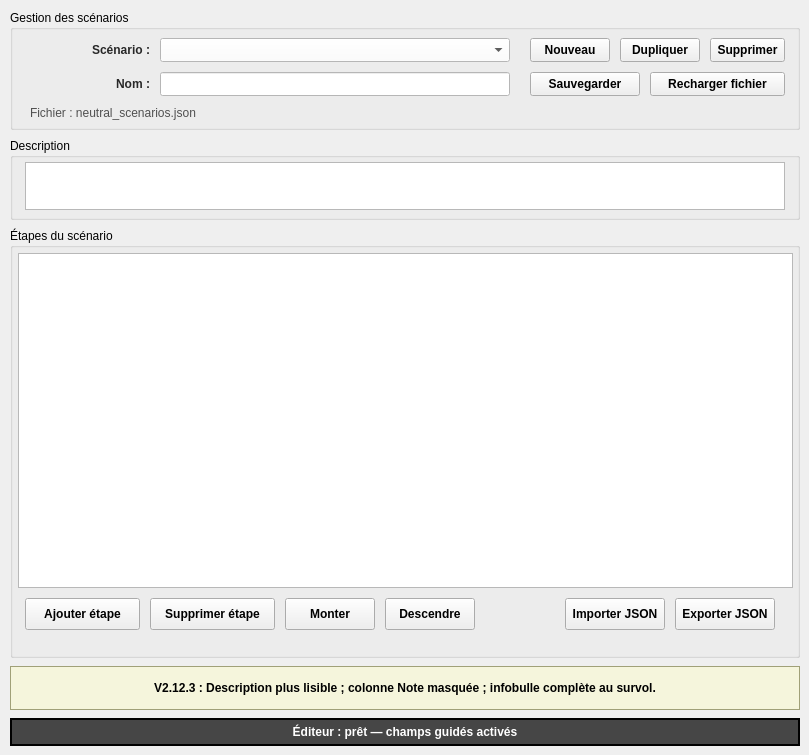
    <widget class="QWidget" name="tab_neutral_scenario_editor">
     <attribute name="title">
      <string>Editeur Scénario Neutral</string>
     </attribute>
     <widget class="QGroupBox" name="groupBox_editor_scenarios">
      <property name="geometry">
       <rect>
        <x>10</x>
        <y>10</y>
        <width>790</width>
        <height>120</height>
       </rect>
      </property>
      <property name="title">
       <string>Gestion des scénarios</string>
      </property>
      <widget class="QLabel" name="label_editor_liste">
       <property name="geometry">
        <rect>
         <x>20</x>
         <y>28</y>
         <width>120</width>
         <height>24</height>
        </rect>
       </property>
       <property name="styleSheet">
        <string>font-weight: bold; color: rgb(40,40,40);</string>
       </property>
       <property name="text">
        <string>Scénario :</string>
       </property>
       <property name="alignment">
        <set>Qt::AlignmentFlag::AlignRight|Qt::AlignmentFlag::AlignTrailing|Qt::AlignmentFlag::AlignVCenter</set>
       </property>
      </widget>
      <widget class="QComboBox" name="comboBox_editor_scenarios">
       <property name="geometry">
        <rect>
         <x>150</x>
         <y>28</y>
         <width>350</width>
         <height>24</height>
        </rect>
       </property>
       <property name="styleSheet">
        <string>background-color: white; color: black;</string>
       </property>
      </widget>
      <widget class="QPushButton" name="pushButton_editor_nouveau">
       <property name="geometry">
        <rect>
         <x>520</x>
         <y>28</y>
         <width>80</width>
         <height>24</height>
        </rect>
       </property>
       <property name="styleSheet">
        <string>font-weight: bold;</string>
       </property>
       <property name="text">
        <string>Nouveau</string>
       </property>
      </widget>
      <widget class="QPushButton" name="pushButton_editor_dupliquer">
       <property name="geometry">
        <rect>
         <x>610</x>
         <y>28</y>
         <width>80</width>
         <height>24</height>
        </rect>
       </property>
       <property name="styleSheet">
        <string>font-weight: bold;</string>
       </property>
       <property name="text">
        <string>Dupliquer</string>
       </property>
      </widget>
      <widget class="QPushButton" name="pushButton_editor_supprimer">
       <property name="geometry">
        <rect>
         <x>700</x>
         <y>28</y>
         <width>75</width>
         <height>24</height>
        </rect>
       </property>
       <property name="styleSheet">
        <string>font-weight: bold;</string>
       </property>
       <property name="text">
        <string>Supprimer</string>
       </property>
      </widget>
      <widget class="QLabel" name="label_editor_nom">
       <property name="geometry">
        <rect>
         <x>20</x>
         <y>62</y>
         <width>120</width>
         <height>24</height>
        </rect>
       </property>
       <property name="styleSheet">
        <string>font-weight: bold; color: rgb(40,40,40);</string>
       </property>
       <property name="text">
        <string>Nom :</string>
       </property>
       <property name="alignment">
        <set>Qt::AlignmentFlag::AlignRight|Qt::AlignmentFlag::AlignTrailing|Qt::AlignmentFlag::AlignVCenter</set>
       </property>
      </widget>
      <widget class="QLineEdit" name="lineEdit_editor_nom">
       <property name="geometry">
        <rect>
         <x>150</x>
         <y>62</y>
         <width>350</width>
         <height>24</height>
        </rect>
       </property>
       <property name="styleSheet">
        <string>background-color: white; color: black;</string>
       </property>
       <property name="text">
        <string/>
       </property>
      </widget>
      <widget class="QPushButton" name="pushButton_editor_sauvegarder">
       <property name="geometry">
        <rect>
         <x>520</x>
         <y>62</y>
         <width>110</width>
         <height>24</height>
        </rect>
       </property>
       <property name="styleSheet">
        <string>font-weight: bold;</string>
       </property>
       <property name="text">
        <string>Sauvegarder</string>
       </property>
      </widget>
      <widget class="QPushButton" name="pushButton_editor_recharger">
       <property name="geometry">
        <rect>
         <x>640</x>
         <y>62</y>
         <width>135</width>
         <height>24</height>
        </rect>
       </property>
       <property name="styleSheet">
        <string>font-weight: bold;</string>
       </property>
       <property name="text">
        <string>Recharger fichier</string>
       </property>
      </widget>
      <widget class="QLabel" name="label_editor_fichier">
       <property name="geometry">
        <rect>
         <x>20</x>
         <y>94</y>
         <width>755</width>
         <height>18</height>
        </rect>
       </property>
       <property name="styleSheet">
        <string>color: rgb(80,80,80);</string>
       </property>
       <property name="text">
        <string>Fichier : neutral_scenarios.json</string>
       </property>
       <property name="alignment">
        <set>Qt::AlignmentFlag::AlignLeading|Qt::AlignmentFlag::AlignLeft|Qt::AlignmentFlag::AlignVCenter</set>
       </property>
      </widget>
     </widget>
     <widget class="QGroupBox" name="groupBox_editor_description">
      <property name="geometry">
       <rect>
        <x>10</x>
        <y>138</y>
        <width>790</width>
        <height>82</height>
       </rect>
      </property>
      <property name="title">
       <string>Description</string>
      </property>
      <widget class="QTextEdit" name="textEdit_editor_description">
       <property name="geometry">
        <rect>
         <x>15</x>
         <y>24</y>
         <width>760</width>
         <height>48</height>
        </rect>
       </property>
      </widget>
     </widget>
     <widget class="QGroupBox" name="groupBox_editor_steps">
      <property name="geometry">
       <rect>
        <x>10</x>
        <y>228</y>
        <width>790</width>
        <height>430</height>
       </rect>
      </property>
      <property name="title">
       <string>Étapes du scénario</string>
      </property>
      <widget class="QTableWidget" name="tableWidget_editor_steps">
       <property name="geometry">
        <rect>
         <x>8</x>
         <y>25</y>
         <width>775</width>
         <height>335</height>
        </rect>
       </property>
      </widget>
      <widget class="QPushButton" name="pushButton_editor_ajouter_etape">
       <property name="geometry">
        <rect>
         <x>15</x>
         <y>370</y>
         <width>115</width>
         <height>32</height>
        </rect>
       </property>
       <property name="styleSheet">
        <string>font-weight: bold;</string>
       </property>
       <property name="text">
        <string>Ajouter étape</string>
       </property>
      </widget>
      <widget class="QPushButton" name="pushButton_editor_supprimer_etape">
       <property name="geometry">
        <rect>
         <x>140</x>
         <y>370</y>
         <width>125</width>
         <height>32</height>
        </rect>
       </property>
       <property name="styleSheet">
        <string>font-weight: bold;</string>
       </property>
       <property name="text">
        <string>Supprimer étape</string>
       </property>
      </widget>
      <widget class="QPushButton" name="pushButton_editor_monter_etape">
       <property name="geometry">
        <rect>
         <x>275</x>
         <y>370</y>
         <width>90</width>
         <height>32</height>
        </rect>
       </property>
       <property name="styleSheet">
        <string>font-weight: bold;</string>
       </property>
       <property name="text">
        <string>Monter</string>
       </property>
      </widget>
      <widget class="QPushButton" name="pushButton_editor_descendre_etape">
       <property name="geometry">
        <rect>
         <x>375</x>
         <y>370</y>
         <width>90</width>
         <height>32</height>
        </rect>
       </property>
       <property name="styleSheet">
        <string>font-weight: bold;</string>
       </property>
       <property name="text">
        <string>Descendre</string>
       </property>
      </widget>
      <widget class="QPushButton" name="pushButton_editor_importer">
       <property name="geometry">
        <rect>
         <x>555</x>
         <y>370</y>
         <width>100</width>
         <height>32</height>
        </rect>
       </property>
       <property name="styleSheet">
        <string>font-weight: bold;</string>
       </property>
       <property name="text">
        <string>Importer JSON</string>
       </property>
      </widget>
      <widget class="QPushButton" name="pushButton_editor_exporter">
       <property name="geometry">
        <rect>
         <x>665</x>
         <y>370</y>
         <width>100</width>
         <height>32</height>
        </rect>
       </property>
       <property name="styleSheet">
        <string>font-weight: bold;</string>
       </property>
       <property name="text">
        <string>Exporter JSON</string>
       </property>
      </widget>
     </widget>
     <widget class="QLabel" name="label_editor_info">
      <property name="geometry">
       <rect>
        <x>10</x>
        <y>666</y>
        <width>790</width>
        <height>44</height>
       </rect>
      </property>
      <property name="styleSheet">
       <string>background-color: rgb(245,245,220); color: black; border: 1px solid rgb(160,160,120); font-weight: bold;</string>
      </property>
      <property name="text">
       <string>V2.12.3 : Description plus lisible ; colonne Note masquée ; infobulle complète au survol.</string>
      </property>
      <property name="alignment">
       <set>Qt::AlignmentFlag::AlignCenter</set>
      </property>
     </widget>
     <widget class="QLabel" name="label_editor_status">
      <property name="geometry">
       <rect>
        <x>10</x>
        <y>718</y>
        <width>790</width>
        <height>28</height>
       </rect>
      </property>
      <property name="styleSheet">
       <string>background-color: rgb(70,70,70); color: white; border: 2px solid black; font-weight: bold;</string>
      </property>
      <property name="text">
       <string>Éditeur : prêt — champs guidés activés</string>
      </property>
      <property name="alignment">
       <set>Qt::AlignmentFlag::AlignCenter</set>
      </property>
     </widget>
    </widget>
